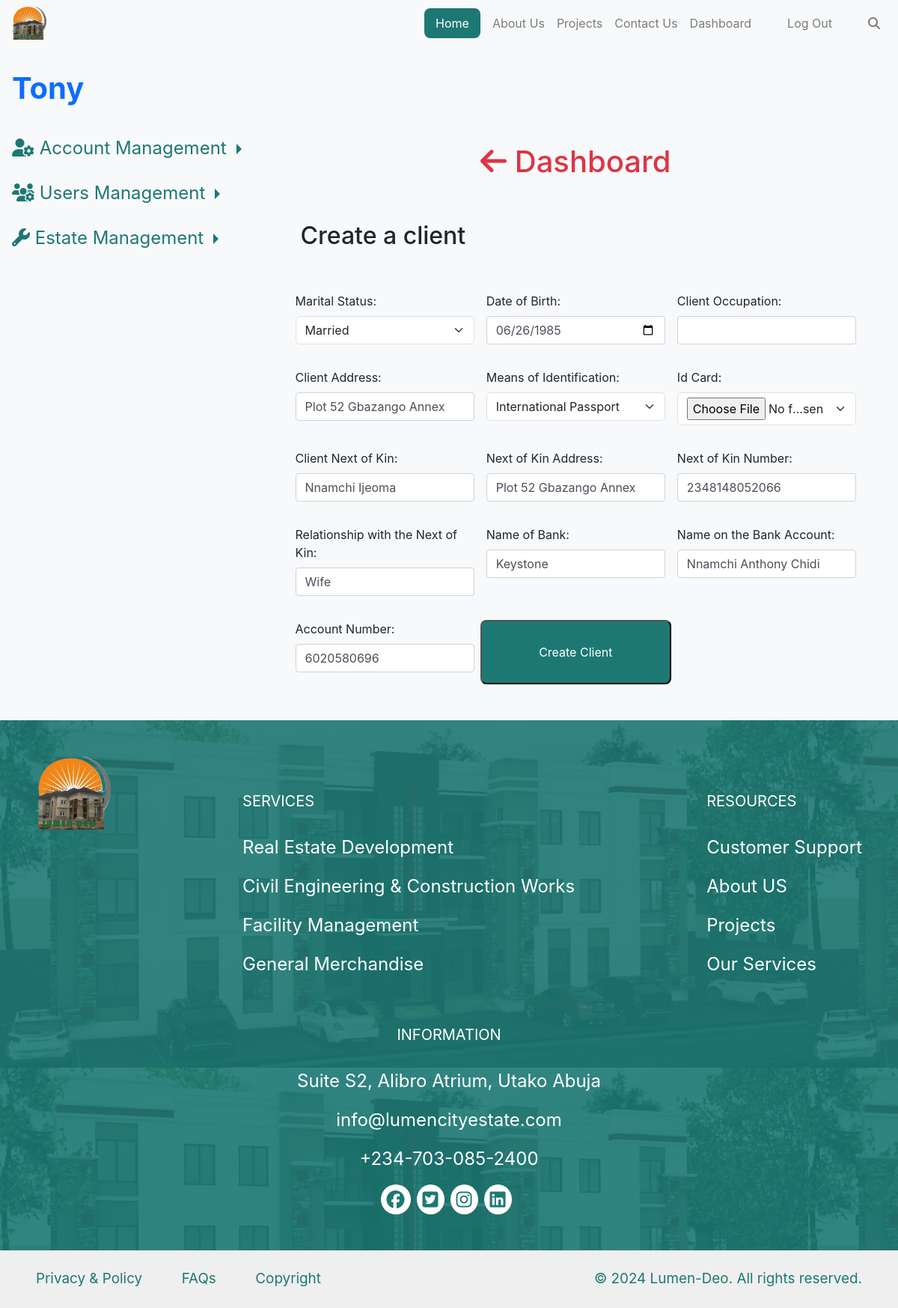
/dashboard/user/create_client/1 (signed in), run on the app's committed database.
### lumenapp/models.py (models this page shows, shortened)
class User(AbstractUser):
    user_category = models.ForeignKey(UserCategory, related_name="users_category", on_delete=models.CASCADE, null=True)

class NewUser(models.Model):
    category = models.ForeignKey(UserCategory, on_delete=models.CASCADE, related_name="category")
    gender = models.CharField(max_length=10, default="")
    passport_photo = models.ImageField(null=True, blank=True, upload_to='user_passport')
    marital_status = models.CharField(max_length=20, null=True, blank=True)
    phone_number = models.CharField(max_length=20, null=True, blank=True, validators=[
        RegexValidator(regex=r'^\+?1?\d{9,15}$', message="Phone number must be entered in the format: '+999999999'. Up to 15 digits allowed.")
    ])
    email_address = models.EmailField()
    user_name = models.CharField(max_length=40, null=True, blank=True)
    last_name = models.CharField(max_length=40, null=True, blank=True)
    first_name = models.CharField(max_length=40, null=True, blank=True)
    middle_name = models.CharField(max_length=40, null=True, blank=True)
    dob = models.DateField(null=True, blank=True)
    occupation = models.CharField(max_length=100, null=True, blank=True)
    address = models.CharField(max_length=400, null=True, blank=True)
    means_of_id = models.CharField(max_length=100, null=True, blank=True)
    id_photo = models.ImageField(null=True, blank=True, upload_to='user_ids')
    staff_number = models.CharField(max_length=10, null=True, blank=True)
    is_staff = models.BooleanField(default=False)
    is_eligible = models.BooleanField(default=True)
    employ_date = models.DateField(null=True, blank=True)
    designation = models.CharField(max_length=100, null=True, blank=True)
    salary = models.DecimalField(max_digits=11, decimal_places=2, null=True, blank=True)
    bank_name = models.CharField(max_length=200, null=True, blank=True)
    acct_name = models.CharField(max_length=200, null=True, blank=True)
    acct_number = models.CharField(max_length=20, null=True, blank=True, validators=[
        RegexValidator(regex=r'^\d{10,20}$', message="Account number must be between 10 and 20 digits.")
    ])
    agency_percentage = models.DecimalField(max_digits=6, decimal_places=2, null=True)
    next_of_kin = models.CharField(max_length=400, null=True, blank=True)
    nok_address = models.CharField(max_length=400, null=True, blank=True)
    nok_phone_number = models.CharField(max_length=20, null=True, blank=True, validators=[
        RegexValidator(regex=r'^\+?1?\d{9,15}$', message="Phone number must be entered in the format: '+999999999'. Up to 15 digits allowed.")
    ])
    nok_rlship = models.CharField(max_length=100, null=True, blank=True)

### lumenapp/views.py (the view, shortened to what this page needs)
# urls.py: path("dashboard/user/create_client/<int:user_id>", views.create_client, name="create_client"), # update the new user to client
def create_client(request, user_id):
    client = NewUser.objects.get(id=user_id)
    categories = UserCategory.objects.all()
    form = NewClientForm(instance=client)
    return render(request, "lumenapp/create_client.html", {"form": form, "user_id": user_id, "categories": categories})

### lumenapp/templates/lumenapp/create_client.html (shortened to what this page needs)
{% extends "lumenapp/layout.html" %}
{% load static %}
{% load mathfilters %}
{% block body %}
<section class="admin d-flex bg-gray-100" id="admin">
  <nav class="nav flex-column d-inline-flex mt-4">
     {% if user_id or request.user.is_authenticated %}
      <a class="nav-link fs-1 mt-5 p-3" href="{% url 'profile' user_id=user.id %}"><strong>{{ user }}</strong></a>
     {% else %}
     <a class="nav-link fs-1 mt-5 p-3" href=""><strong>{{ user }}</strong></a>
     {% endif %}
    <li class="nav-item dropright">
      <a class="nav-link dropdown-toggle icon mt-2" href="{% url 'user_acct' user_id=user.id %}" role="button">
        <i class="fa-solid fa-user-gear"></i> Account Management
      </a>
    </li>
    <li class="nav-item dropright">
      <a class="nav-link dropdown-toggle icon mt-2" href="#" role="button" data-toggle="dropdown" aria-expanded="false">
        <i class="fa-solid fa-users-gear"></i> Users Management
      </a>
    </li>
    <li class="nav-item dropright">
      <a class="nav-link dropdown-toggle icon mt-2" href="#" role="button" data-toggle="dropdown" aria-expanded="false">
        <i class="fa-solid fa-wrench"></i> Estate Management
      </a>
    </li>
  </nav>
  <section id="lumen-deo" class="container-fluid effect-section pt-5 mt-5">
    <a class="text-decoration-none text-danger" href="{% url 'dashboard' %}"><h1 class="pt-5 mt-5 text-center"><i class="fa-solid fa-arrow-left"></i> Dashboard</h1></a>
    <section id="proj_upload" class="container m-auto px-5">
      <div class="mt-2"><h2 class="login-text py-5">Create a client</h2></div>
        <form action="{% url 'create_client' user_id=user_id %}" class="row row-cols-1 row-cols-sm-2 row-cols-md-3 g-3 mb-5" method="post" enctype="multipart/form-data">
            {{ form.as_p }}
            <button type="submit" class="btn-fade btn-border-none">Create Client</button>
        </form>
    </section>
  </section>
</section>
{% endblock %}

### lumenapp/static/lumenapp/css/style.css (style rules this page uses)
.login a, .login-btn, .active > a, .btn-fade { background-color: #1D7874; padding: 0.5rem 0.9375rem !important; border-radius: 0.5rem; margin-right: 0.5rem !important; color: #FFFFFF !important; }
.home, body { margin: 0 !important; padding: 0 !important; }
.bg-gray-100 { background-color: var(--bs-gray-100)!important; }
.effect-section { position: relative; overflow: hidden; }
.icon { color: #1D7874; font-size: 1.5rem; }

### data on the page
User: username "Tony"
NewUser: marital_status "Married", dob "06/26/1985", address "Plot 52 Gbazango Annex", means_of_id "International Passport", next_of_kin "Nnamchi Ijeoma", nok_address "Plot 52 Gbazango Annex", nok_phone_number "2348148052066", nok_rlship "Wife", bank_name "Keystone", acct_name "Nnamchi Anthony Chidi", acct_number "6020580696"
